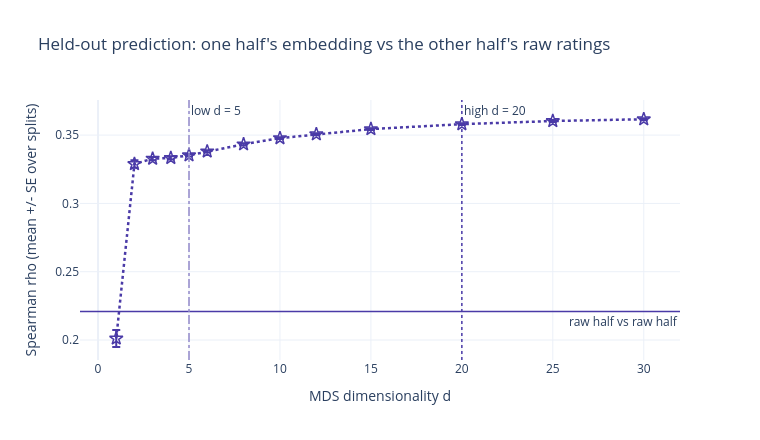
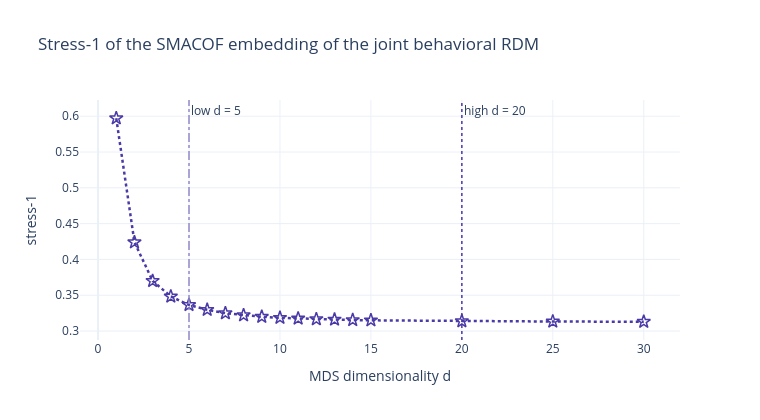

Here is the notebook cell these charts were saved with, in order:
### Code cell
md.fig_heldout(summary, CHOSEN).show()
md.fig_stress(stress, CHOSEN).show()

### Figure 1 — Plotly figure (JSON) as saved in the notebook; plotly's stock layout.template omitted (floating-point values rounded to 4 significant figures)
{"data": [{"error_y": {"array": [0.006265, 0.002817, 0.001224, 0.001165, 0.0009384, 0.0008426, 0.0008692, 0.0006023, 0.0006939, 0.0006987, 0.0006845, 0.0007302, 0.0007094], "type": "data", "visible": true}, "legendgroup": "behav", "line": {"color": "#4a3aa7", "dash": "dot", "width": 2.5}, "marker": {"color": "#4a3aa7", "line": {"color": "#4a3aa7", "width": 1.5}, "size": 10, "symbol": "star-open"}, "mode": "lines+markers", "name": "behavior joint, MDS", "type": "scatter", "x": [1, 2, 3, 4, 5, 6, 8, 10, 12, 15, 20, 25, 30], "y": [0.2012, 0.3289, 0.3327, 0.3333, 0.3352, 0.3381, 0.3433, 0.3478, 0.3506, 0.3544, 0.358, 0.3603, 0.3616]}], "layout": {"annotations": [{"showarrow": false, "text": "raw half vs raw half", "x": 1, "xanchor": "right", "xref": "x domain", "y": 0.2209, "yanchor": "top", "yref": "y"}, {"showarrow": false, "text": "low d = 5", "x": 5, "xanchor": "left", "xref": "x", "y": 1, "yanchor": "top", "yref": "y domain"}, {"showarrow": false, "text": "high d = 20", "x": 20, "xanchor": "left", "xref": "x", "y": 1, "yanchor": "top", "yref": "y domain"}], "height": 440, "shapes": [{"line": {"color": "#4a3aa7", "width": 1.5}, "type": "line", "x0": 0, "x1": 1, "xref": "x domain", "y0": 0.2209, "y1": 0.2209, "yref": "y"}, {"line": {"color": "#9289ca", "dash": "dashdot", "width": 1.5}, "type": "line", "x0": 5, "x1": 5, "xref": "x", "y0": 0, "y1": 1, "yref": "y domain"}, {"line": {"color": "#4a3aa7", "dash": "dot", "width": 1.5}, "type": "line", "x0": 20, "x1": 20, "xref": "x", "y0": 0, "y1": 1, "yref": "y domain"}], "showlegend": false, "title": {"text": "Held-out prediction: one half's embedding vs the other half's raw ratings"}, "width": 760, "xaxis": {"title": {"text": "MDS dimensionality d"}}, "yaxis": {"title": {"text": "Spearman rho (mean +/- SE over splits)"}}}}

### Figure 2 — Plotly figure (JSON) as saved in the notebook; plotly's stock layout.template omitted (floating-point values rounded to 4 significant figures)
{"data": [{"legendgroup": "behav", "line": {"color": "#4a3aa7", "dash": "dot", "width": 2.5}, "marker": {"color": "#4a3aa7", "line": {"color": "#4a3aa7", "width": 1.5}, "size": 10, "symbol": "star-open"}, "mode": "lines+markers", "name": "behavior joint, MDS", "type": "scatter", "x": [1, 2, 3, 4, 5, 6, 7, 8, 9, 10, 11, 12, 13, 14, 15, 20, 25, 30], "y": [0.5971, 0.4241, 0.37, 0.3483, 0.3365, 0.3296, 0.325, 0.3221, 0.32, 0.3185, 0.3175, 0.3166, 0.316, 0.3154, 0.315, 0.3138, 0.3133, 0.313]}], "layout": {"annotations": [{"showarrow": false, "text": "low d = 5", "x": 5, "xanchor": "left", "xref": "x", "y": 1, "yanchor": "top", "yref": "y domain"}, {"showarrow": false, "text": "high d = 20", "x": 20, "xanchor": "left", "xref": "x", "y": 1, "yanchor": "top", "yref": "y domain"}], "height": 420, "shapes": [{"line": {"color": "#9289ca", "dash": "dashdot", "width": 1.5}, "type": "line", "x0": 5, "x1": 5, "xref": "x", "y0": 0, "y1": 1, "yref": "y domain"}, {"line": {"color": "#4a3aa7", "dash": "dot", "width": 1.5}, "type": "line", "x0": 20, "x1": 20, "xref": "x", "y0": 0, "y1": 1, "yref": "y domain"}], "showlegend": false, "title": {"text": "Stress-1 of the SMACOF embedding of the joint behavioral RDM"}, "width": 760, "xaxis": {"title": {"text": "MDS dimensionality d"}}, "yaxis": {"title": {"text": "stress-1"}}}}
